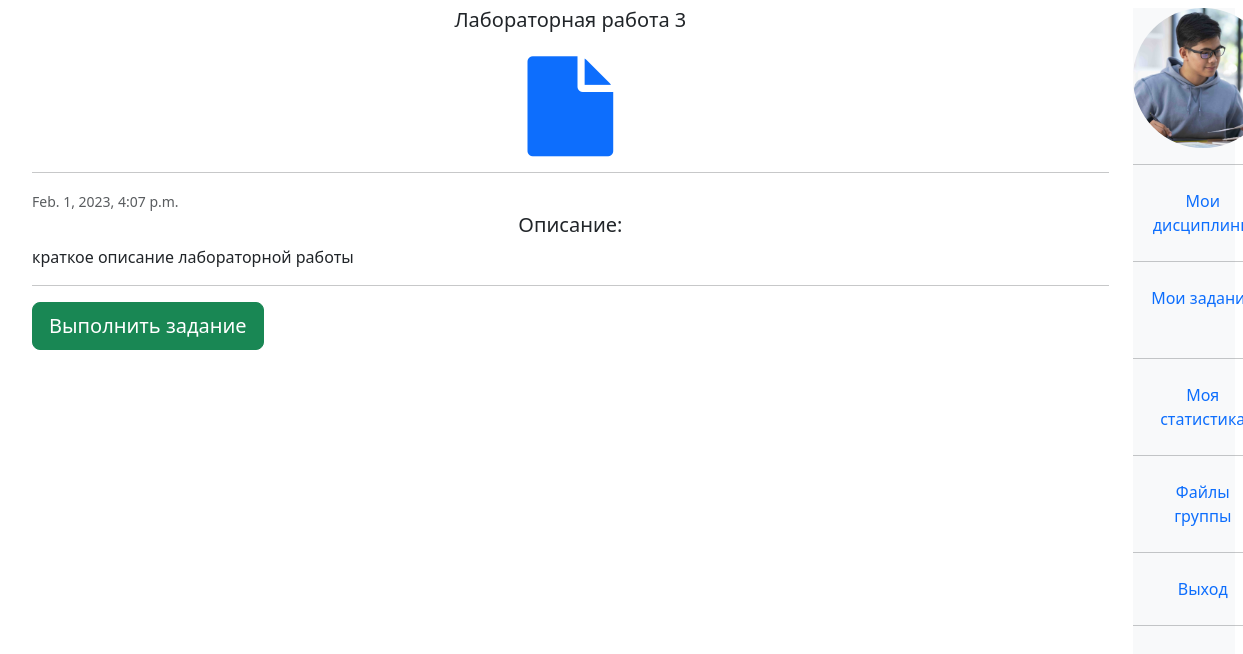
Page /task/CommonTask/41 (signed in) on the earlier database version.
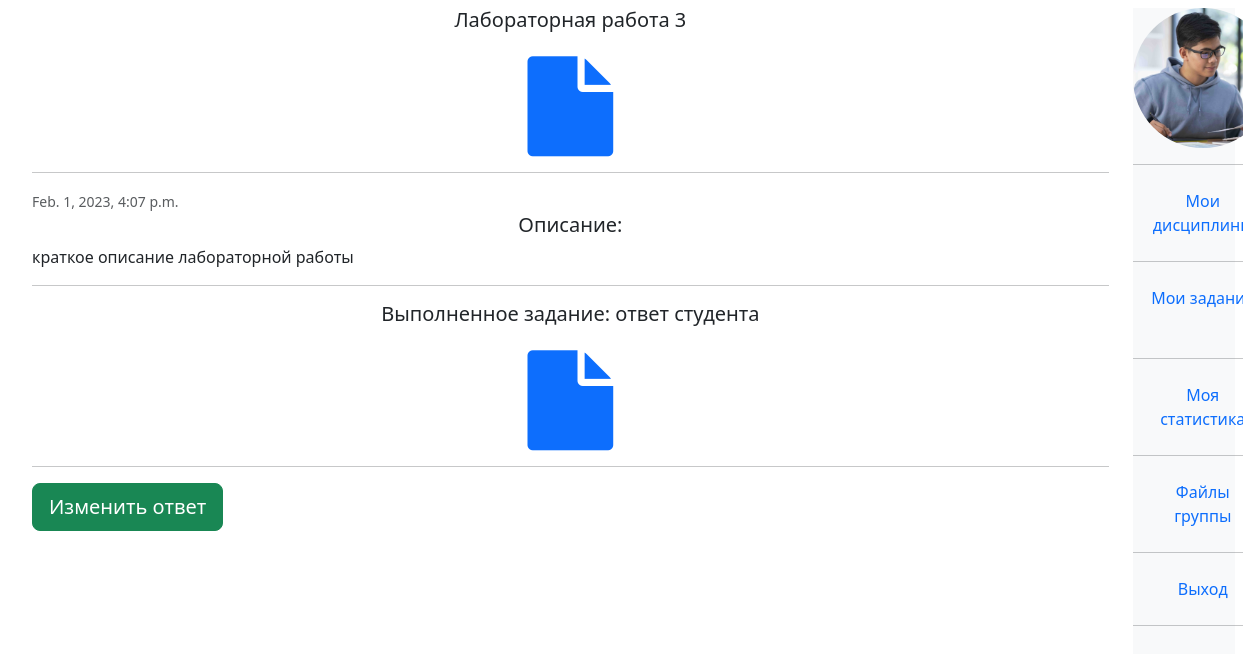
Same page on the later database version.
### univ_app/models.py (models this page shows, shortened)
class AnsweredTask(models.Model):
    ASND = "ASSIGNED"
    DONE = "DONE"
    PSSD = "PASSED"
    EVAL = "EVALUATED"
    CHKD = "CHECKED" #for InfoTask
    STATUS_CHOICES = (
        (ASND, "Assigned"),
        (DONE, "Done"),
        (PSSD, "Passed"),
        (EVAL, "Evaluated"),
        (CHKD, "CHECKED"),
    )
    student = models.ForeignKey("Student", blank = True, null = True, on_delete = models.SET_NULL)
    finished_at = models.DateTimeField(auto_now_add = True,blank = True, null = True)
    status = models.CharField(max_length = 255, choices=STATUS_CHOICES, default = ASND, blank = True)
    class Meta:
        abstract = True

class AnsweredCommonTask(AnsweredTask):
    grade = models.IntegerField(null = True, blank = True)
    answer = models.TextField(null = True, default = "")
    file = models.FileField(upload_to = "uploads/answered_common_tasks/" , blank = True, null = True)
    common_task = models.ForeignKey("CommonTask", blank = True, null = True, on_delete = models.CASCADE)
    comment_from_teacher = models.TextField(default = "", blank = True)

### univ_app/decorators.py (the view)
        def wrapper(request, *args, **kwargs):
            group = None
            if request.user.groups.exists():
                group = request.user.groups.all()[0].name
            if group in allowed_groups:
                return view_func(request, *args, **kwargs)
            else:
                return HttpResponse("У вас нет прав доступа к этой странице")

### univ_app/models.py (called while the page is built)
    def get_type(self):
        return str(self.__class__.__name__)

### univ_app/templatetags/user_tags.py (called while the page is built)
@register.filter(name='has_group')
def has_group(user, group_name):
    return user.groups.filter(name=group_name).exists()

### univ_app/utils.py (called while the page is built)
def get_task(task_type, task_id):
    if task_type == "CommonTask":
        return get_object_or_404(CommonTask, id = task_id)
    if task_type == "Test":
        return get_object_or_404(Test, id = task_id)
    if task_type == "InfoTask":
        return get_object_or_404(InfoTask, id = task_id)

def is_teacher(user):
    if user.groups.filter(name = "teacher").exists(): return True
    else: return False

def get_ans_task(task, student):
    task_type = task.get_type()
    if task_type== "CommonTask":
        ans_task = AnsweredCommonTask.objects.get(common_task = task, student = student)
    elif task_type == "Test":
        ans_task = TakenTest.objects.get(related_test = task, student = student)
    elif task_type == "InfoTask":
        ans_task = AnsweredInfoTask.objects.get(related_info_task = task, student = student)
    return ans_task

### templates/mutual_views/ts_task.html (shortened to what this page needs)
{%extends "base.html"%}
{%load user_tags%}
{% block ts_task %}
      <div class = "container justify-content-between mx-auto">
        <h5 class="mb-1 text-center">{{task.title}}
          {% if task.file%}
          <br>
          <br>
          <a class="mb-1" href = {{task.file.url}}> <i class="fa fa-file fa-5x"></i> </a>
          {%endif%}
        </h5>
        <hr>
        <small class="text-muted">{{task.created_at}}</small>
          <h5 class = "text-center"> Описание:</h5>
          <p class="mb-1">{{task.description}}</p>
          <hr>
        {%if ans_task%}
          {% if ans_task.file%}
          <h5 class = "text-center">
            Выполненное задание: {{ans_task.answer}}
            <br>
            <br>
            <a class="mb-1" href = {{ans_common_task.file.url}}> <i class="fa fa-file fa-5x"></i> </a>
          </h5>
            <hr>
          {%endif%}
        {%endif%}
        {% if not request.user|has_group:'teacher' %}
        {%if ans_task.status == "PASSED" or ans_task.status == "EVALUATED" %}
        {%else%}
        <a class = "btn btn-success btn-lg " href ="{% url 's_answer_task' task.get_type task.id %}" name="button">
          {%if task.get_type == "InfoTask"%}
            С материалами ознакомился(ась)
          {%else%}
            {%if ans_task.status == "DONE"%}
              Изменить ответ
            {%elif ans_task.status == "ASSIGNED"%}
              Выполнить задание
            {%endif%}
          {%endif%}
        {%endif%}
      </a>
    {%endif%}
  </div>
{% endblock %}

Differences in the rows shown:
now on this page (row edited): AnsweredCommonTask: answer "ответ студента"
Other differences:
text no longer shown: "Выполнить задание"
text now shown: "Выполненное задание: Изменить ответ"
